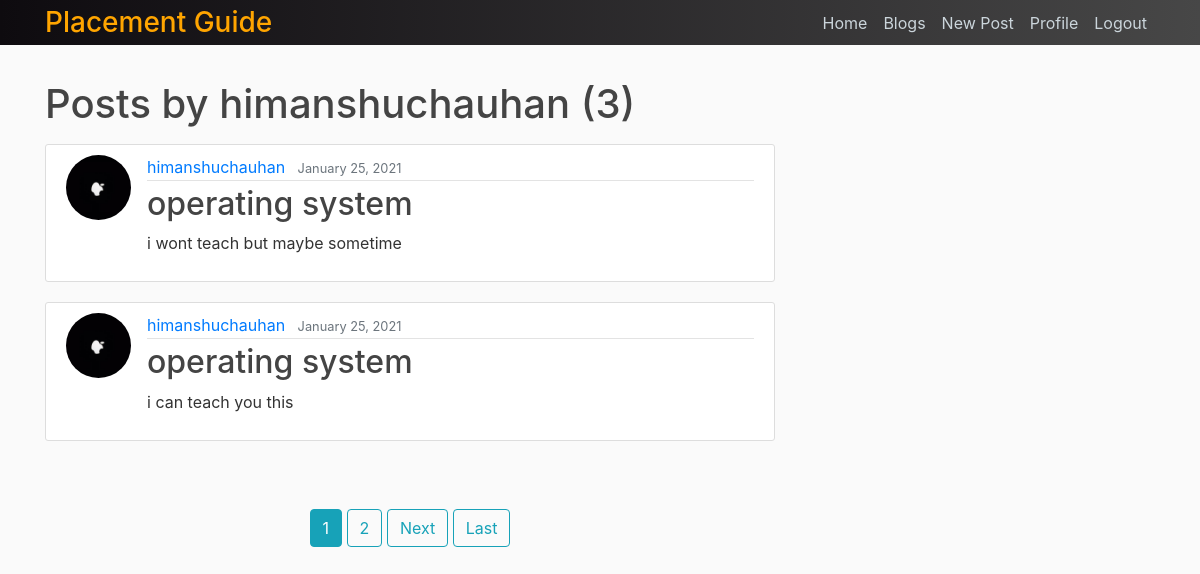
/home/placement/user/himanshuchauhan (signed in), run on the app's committed database.
### placement/models.py (models this page shows, shortened)
class Post(models.Model):
    title = models.CharField(max_length=100)
    content = models.TextField()
    date_posted = models.DateTimeField(default=timezone.now)
    author = models.ForeignKey(User,on_delete=models.CASCADE)

### user_profile/models.py (models this page shows, shortened)
class Profile(models.Model):
    user = models.OneToOneField(User,on_delete=models.CASCADE)
    image = models.ImageField(default='default.jpg',upload_to='profile_pics') # this upload to tells us the directory name where all the user profile pics will be saved so

### placement/views.py (the view)
# urls.py: path('user/<str:username>',UserPostListView.as_view(),name='user-posts'),
class UserPostListView(ListView):  #  here we are creating the page where all the personally uploaded post by any user will be displayed
    model = Post
    template_name = 'placement/user_posts.html'
    context_object_name = 'posts' # here we are defining that for the context of this view we will use the posts
    paginate_by = 2 # when we will have many posts then we want to show only assume 2 posts per page so here we are dividing the posts and making the page
    def get_queryset(self):  # we will modify the List by overloading this function and only show the current user posts
        user = get_object_or_404(User,username=self.kwargs.get('username'))  # here we are capturing the username and store it in the user otherwise we will show 404 error.
        return Post.objects.filter(author=user).order_by('-date_posted') # this will restrict the page to show the post only related to that user and order them by latest->old.

### placement/templates/placement/user_posts.html (shortened to what this page needs)
{% extends "placement/base.html" %}
{% load static %}
{% block content %}
<h1 class="mb-3">Posts by {{ view.kwargs.username }} ({{ page_obj.paginator.count }})</h1>
{% for post in posts %}
    <article class="media content-section">
        <img class="rounded-circle article-img" src="{{ post.author.profile.image.url }}">
        <div class="media-body">
            <div class="article-metadata">
                <a class="mr-2" href="{% url 'user-posts' post.author.username %}">{{ post.author }}</a>
                <small class="text-muted">{{ post.date_posted|date:"F d, Y" }}</small>
            </div>
            <h2><a class="article-title" href="{% url 'blog' post.id %}">{{ post.title }}</a></h2>
            <p class="article-content">{{ post.content }}</p>
        </div>
    </article>
{% endfor %}
<br><br>
<div align=center>
{% if is_paginated %}
     {% for num in page_obj.paginator.page_range %}
        {% if page_obj.number == num %}
            <a class="btn btn-info mb-4" href="?page={{ num }}">{{num}}</a>
        {% elif num > page_obj.number|add:'-3' and num < page_obj.number|add:'+3' %}
            <a class="btn btn-outline-info mb-4" href="?page={{ num }}">{{num}}</a>
        {% endif %}
     {% endfor %}
     {% if page_obj.has_next %}
        <a class="btn btn-outline-info mb-4" href="?page={{ page_obj.next_page_number }}">Next</a>
        <a class="btn btn-outline-info mb-4" href="?page={{ page_obj.paginator.num_pages }}">Last</a>
    {% endif %}
</div>
{% endif %}
{% endblock content %}

### static/css/layout.css (style rules this page uses)
body { background: #fafafa; color: #333333; margin-top: 5rem; }
h1, h2, h5, h6 { color: #444444; }
.content-section { background: #ffffff; padding: 10px 20px; border: 1px solid #dddddd; border-radius: 3px; margin-bottom: 20px; }
.article-title { color: #444444; }
.article-content { white-space: pre-line; }
.article-img { height: 65px; width: 65px; margin-right: 16px; }
.article-metadata { padding-bottom: 1px; margin-bottom: 4px; border-bottom: 1px solid #e3e3e3 }

### data on the page
Post: author.profile.image (picture), author "himanshuchauhan", date_posted "January 25, 2021", title "operating system", content "i wont teach but maybe sometime"
Post: author.profile.image (picture), author "himanshuchauhan", date_posted "January 25, 2021", title "operating system", content "i can teach you this"

### other printed values
{{ view.kwargs.username }} "himanshuchauhan"
{{ page_obj.paginator.count }} "3"
{{ num }} "1"
{{ num }} "2"
